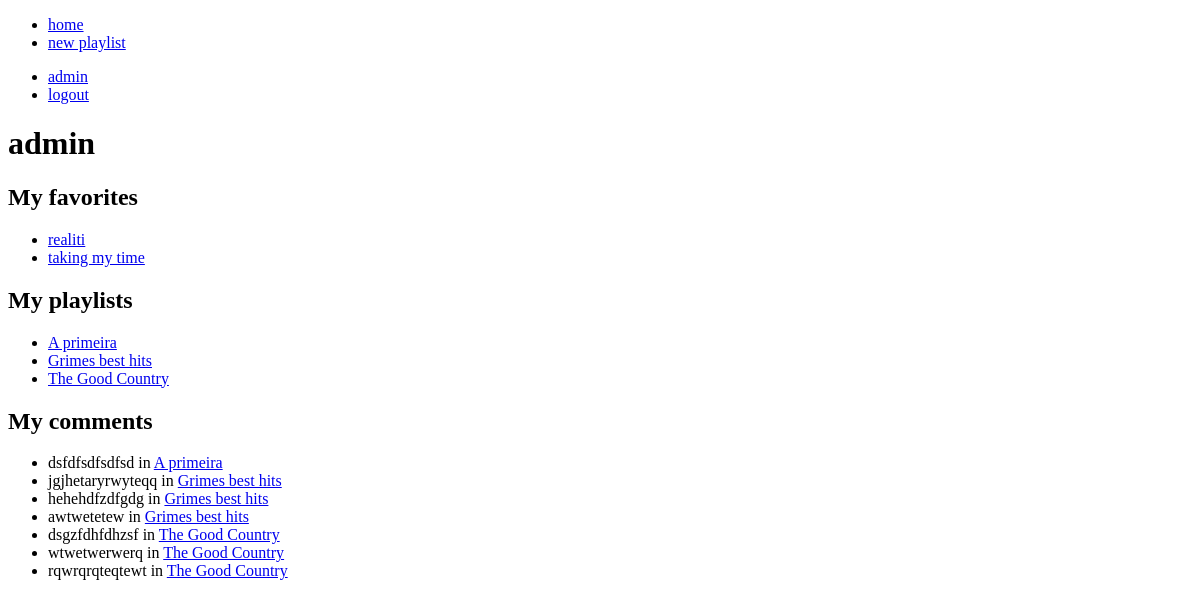
The app's page /users/detail/1/, older data.
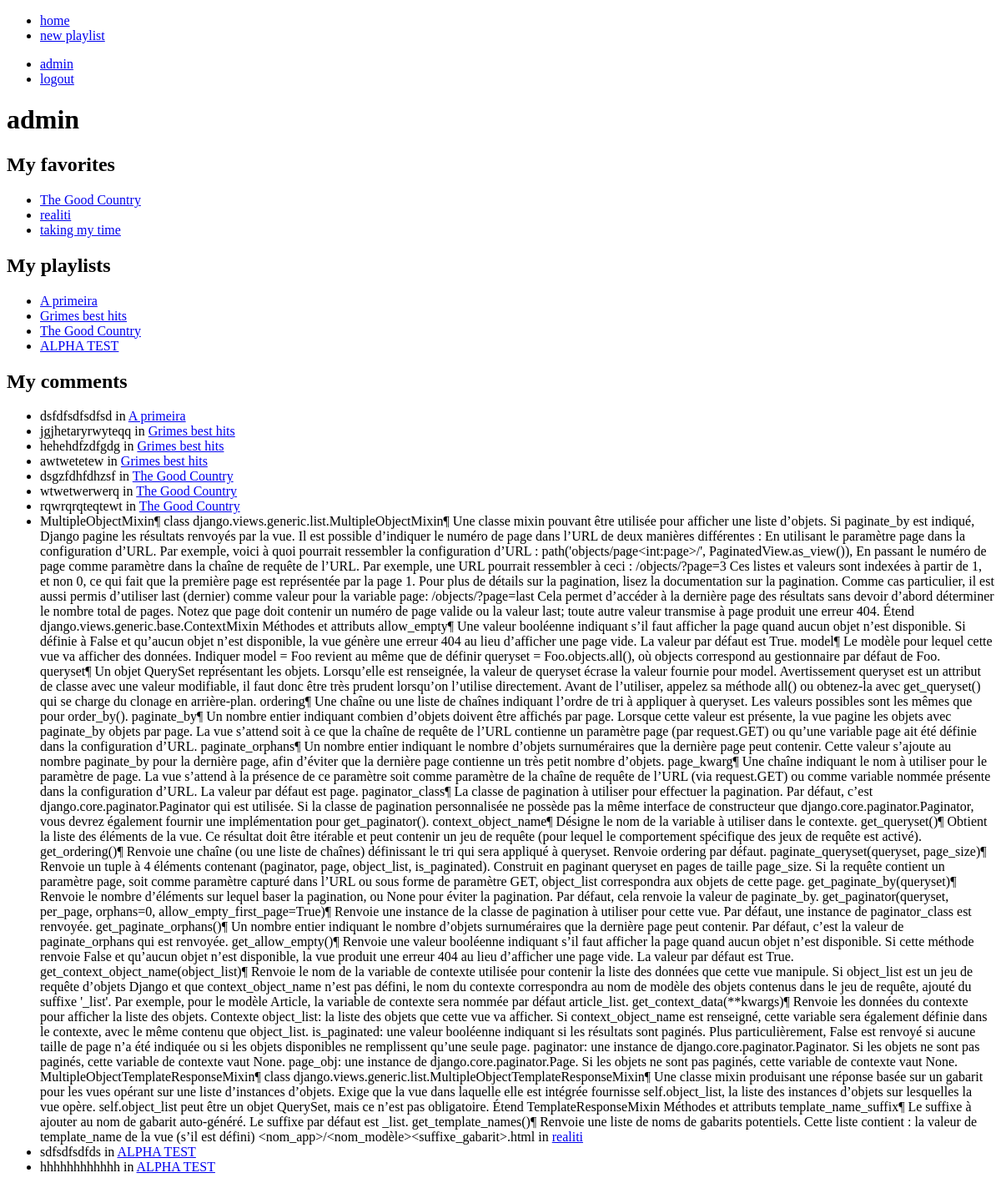
The same page, newer data.
### playlists/models.py (models this page shows, shortened)
class Playlist(models.Model):
    title = models.CharField(max_length=50)
    user = models.ForeignKey(User, on_delete=models.CASCADE)
    songs = models.ManyToManyField(Song)
    genres = models.ManyToManyField(Genre)
    description = models.TextField(default="")
    date_created = models.DateTimeField(default=timezone.now)
    def __str__(self):
        return self.title

### comments/models.py (models this page shows)
class Comment(models.Model):
    text = models.TextField()
    playlist = models.ForeignKey(Playlist,on_delete=models.CASCADE)
    user = models.ForeignKey(User,on_delete=models.CASCADE)
    comment_date = models.DateField(default=timezone.now)

### users/views.py (the view)
# urls.py: path('detail/<int:pk>/',views.Detail.as_view(),name='users-profile'),
class Detail(DetailView):
	model = User

### templates/auth/user_detail.html
{% extends "../layout.html" %}
{% block content %}
<div class="users-detail">
    <h1>{{object}}</h1>
    <div class="user-catalog">
        <div class="user-favorites">
            <h2>My favorites</h2>
            <ul>
                {% for f in object.profile.favorites.all %}
                    <li><a href="{% url 'playlists-detail' f.pk %}">{{f.title}}</a></li>
                {%endfor%}
            </ul>
        </div>
        <div class="user-playlists">
            <h2>My playlists</h2>
            <ul>
                {% for f in object.playlist_set.all %}
                    <li><a href="{% url 'playlists-detail' f.pk %}">{{f.title}}</a></li>
                {%endfor%}
            </ul>
        </div>
    </div>
    <div class="user-comments">
        <h2>My comments</h2>
        <ul>
            {% for f in object.comment_set.all %}
                <li>{{f.text}} in <a href="{% url 'playlists-detail' f.playlist.pk %}">{{f.playlist}}</a></li>
            {%endfor%}
        </ul>
    </div>
</div>
{% endblock %}

Row changes from the older to the newer data that the page shows:
now on one of the page's lists (row edited): Playlist: title "The Good Country"
added Playlist: title "ALPHA TEST", shown under "My playlists"
added Comment: text "MultipleObjectMixin¶ class django.views.generic.list.MultipleObjectMixin¶ Une classe mixin pouvant être utilisée pour afficher une liste d’objets. Si paginate_by est indiqué, Django pagine les résultats renvoyés par la vue. Il est possible d’indiquer le numéro de page dans l’URL de deux manières différentes : En utilisant le paramètre page dans la configuration d’URL. Par exemple, voici à quoi pourrait ressembler la configuration d’URL : path('objects/page<int:page>/', PaginatedView.as_view()), En passant le numéro de page comme paramètre dans la chaîne de requête de l’URL. Par exemple, une URL pourrait ressembler à ceci : /objects/?page=3 Ces listes et valeurs sont indexées à partir de 1,…", playlist "realiti"
added Comment: text "sdfsdfsdfds", playlist "ALPHA TEST"
added Comment: text "hhhhhhhhhhhh", playlist "ALPHA TEST"
